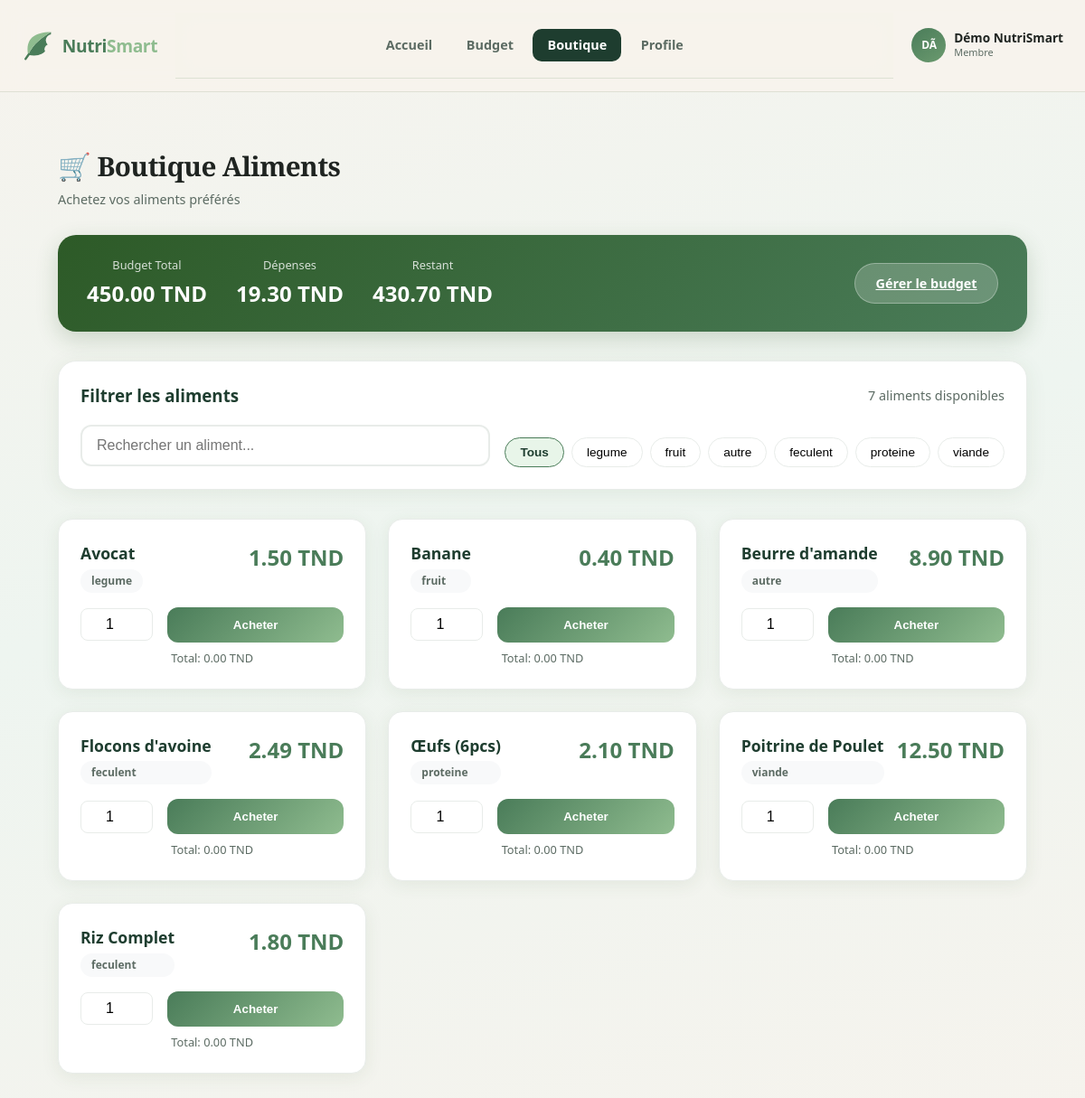
The page /Views/frontoffice/user-achat.php?user_id=1 on the database its author committed.
### tables this page shows
CREATE TABLE `utilisateur` (
  `id_utilisateur` int(10) UNSIGNED NOT NULL,
  `nom` varchar(120) NOT NULL,
  `email` varchar(255) NOT NULL,
  `mot_de_passe` varchar(255) NOT NULL,
  `role` varchar(50) NOT NULL DEFAULT 'utilisateur'
);

CREATE TABLE `budget` (
  `id_utilisateur` int(10) UNSIGNED NOT NULL,
  `montant` decimal(10,2) NOT NULL COMMENT 'The total budget limit',
  `date_creation` datetime NOT NULL DEFAULT current_timestamp()
);

CREATE TABLE `aliment` (
  `id` int(10) UNSIGNED NOT NULL,
  `nom` varchar(255) NOT NULL,
  `categorie` varchar(32) NOT NULL DEFAULT 'autre',
  `calories_100g` decimal(8,2) DEFAULT NULL COMMENT 'kcal / 100 g',
  `proteines_100g` decimal(8,2) DEFAULT NULL COMMENT 'g / 100 g',
  `glucides_100g` decimal(8,2) DEFAULT NULL,
  `lipides_100g` decimal(8,2) DEFAULT NULL,
  `prix` decimal(10,2) DEFAULT NULL COMMENT 'prix unitaire (référence)'
);

### config/db_connect.php (called while the page is built)
<?php
function getConnection() {
    $host = 'localhost';
    $db_name = 'nutrismart';
    $username = 'root';
    $password = '';
    static $pdo = null;
    if ($pdo === null) {
        try {
            $dsn = "mysql:host=$host;dbname=$db_name;charset=utf8mb4";
            $options = [
                PDO::ATTR_ERRMODE            => PDO::ERRMODE_EXCEPTION,
                PDO::ATTR_DEFAULT_FETCH_MODE => PDO::FETCH_ASSOC,
                PDO::ATTR_EMULATE_PREPARES   => false,
            ];
            $pdo = new PDO($dsn, $username, $password, $options);
        } catch (PDOException $e) {
            die("Database connection failed: " . $e->getMessage());
        }
    }
    return $pdo;
}
?>

### Services/UserService.php (called while the page is built, shortened)
<?php
require_once __DIR__ . '/../config/db_connect.php';
class UserService {
    private $db;
    public function __construct() {
        $this->db = getConnection();
    }
    public function getUserById($id) {
        $sql = "SELECT * FROM utilisateur WHERE id_utilisateur = ?";
        $stmt = $this->db->prepare($sql);
        $stmt->execute([$id]);
        return $stmt->fetch();
    }
}

### Services/BudgetService.php (called while the page is built, shortened)
<?php
require_once __DIR__ . '/../config/db_connect.php';
class BudgetService {
    private $db;
    public function __construct() {
        $this->db = getConnection();
    }
    public function getBudgetByUserId($userId) {
        $sql = "SELECT * FROM budget WHERE id_utilisateur = ?";
        $stmt = $this->db->prepare($sql);
        $stmt->execute([$userId]);
        return $stmt->fetch();
    }
}

### Services/AchatService.php (called while the page is built, shortened)
<?php
require_once __DIR__ . '/../config/db_connect.php';
class AchatService {
    private $db;
    public function __construct() {
        $this->db = getConnection();
    }
    public function getTotalDepensesByUserId($userId) {
        $sql = "SELECT COALESCE(SUM(prix_total), 0) as total FROM user_achat WHERE id_utilisateur = ?";
        $stmt = $this->db->prepare($sql);
        $stmt->execute([$userId]);
        $result = $stmt->fetch();
        return floatval($result['total']);
    }
}

### Services/AlimentService.php (called while the page is built, shortened)
<?php
require_once __DIR__ . '/../config/db_connect.php';
class AlimentService {
    private $db;
    public function __construct() {
        $this->db = getConnection();
    }
    public function getAllAliments() {
        $sql = "SELECT * FROM aliment ORDER BY nom ASC";
        $stmt = $this->db->prepare($sql);
        $stmt->execute();
        return $stmt->fetchAll();
    }
}

### Views/frontoffice/user-achat.php (the view, shortened to what this page needs)
<?php
$user_id = intval($_GET['user_id']);
require_once '../../Services/AlimentService.php';
require_once '../../Services/BudgetService.php';
require_once '../../Services/AchatService.php';
require_once '../../Services/UserService.php';
$alimentService = new AlimentService();
$budgetService = new BudgetService();
$achatService = new AchatService();
$userService = new UserService();
$user = $userService->getUserById($user_id);
$budget = $budgetService->getBudgetByUserId($user_id);
$totalDepenses = $achatService->getTotalDepensesByUserId($user_id);
$reste = $budget ? ($budget['montant'] - $totalDepenses) : 0;
$aliments = $alimentService->getAllAliments();
$categories = array_unique(array_column($aliments, 'categorie'));
?>
<!DOCTYPE html>
<html lang="fr">
<head>
    <link rel="stylesheet" href="../../css/mp-dashboard.css">
    <link rel="stylesheet" href="../../css/shared-styles.css">
    <link rel="stylesheet" href="../../css/style.css">
</head>
<body>
<div class="app app--fo-topnav">
<header class="fo-topnav">
    <a href="accueil.html" class="fo-topnav-brand">
        <span class="brand-mark" aria-hidden="true">
        </span>
        <span class="brand-text">
            <span class="brand-nutri">Nutri</span><span class="brand-smart">Smart</span>
        </span>
    </a>
    <nav class="fo-topnav-center">
        <a href="accueil.html" class="fo-topnav-link">Accueil</a>
        <a href="budget-user.php?user_id=<?php echo $user_id; ?>" class="fo-topnav-link">Budget</a>
        <a href="#" class="fo-topnav-link is-active">Boutique</a>
        <a href="profile.html" class="fo-topnav-link">Profile</a>
    </nav>
    <div class="fo-topnav-right">
        <div class="fo-topnav-user">
            <div class="sidebar-avatar" aria-hidden="true"><?php echo strtoupper(substr($user['nom'], 0, 2)); ?></div>
            <div>
                <div class="name"><?php echo htmlspecialchars($user['nom']); ?></div>
                <div class="badge">Membre</div>
            </div>
        </div>
    </div>
</header>
<main class="main">
    <div class="achat-page">
        <header class="main-header">
            <div>
                <h1 class="serif">🛒 Boutique Aliments</h1>
                <p class="date">Achetez vos aliments préférés</p>
            </div>
        </header>
        <div class="budget-banner">
            <div class="budget-info">
                <div class="budget-stat">
                    <div class="label">Budget Total</div>
                    <div class="value"><?php echo $budget ? number_format($budget['montant'], 2) : 'Non défini'; ?> TND</div>
                </div>
                <div class="budget-stat">
                    <div class="label">Dépenses</div>
                    <div class="value"><?php echo number_format($totalDepenses, 2); ?> TND</div>
                </div>
                <div class="budget-stat">
                    <div class="label">Restant</div>
                    <div class="value" style="color: <?php echo $reste < 0 ? '#e67e22' : '#ffffff'; ?>">
                        <?php echo number_format(max(0, $reste), 2); ?> TND
                    </div>
                </div>
            </div>
            <div>
                <a href="budget-user.php?user_id=<?php echo $user_id; ?>" class="btn" style="background: rgba(255,255,255,0.2); border: 1px solid rgba(255,255,255,0.3); color: white;">Gérer le budget</a>
            </div>
        </div>
        <div class="search-section">
            <div class="filters-row">
                <h3 style="margin: 0; color: #1e3d2f;">Filtrer les aliments</h3>
                <div class="results-count"><?php echo count($aliments); ?> aliments disponibles</div>
            </div>
            <div class="search-controls">
                <input type="text" class="search-input" id="searchInput" placeholder="Rechercher un aliment..." value="<?php echo isset($_GET['search']) ? htmlspecialchars($_GET['search']) : ''; ?>">
                <div class="category-filters">
                    <button class="category-btn <?php echo (!isset($_GET['category']) || empty($_GET['category'])) ? 'active' : ''; ?>" onclick="filterByCategory('')">Tous</button>
                    <?php foreach($categories as $category): ?>
                        <button class="category-btn <?php echo (isset($_GET['category']) && $_GET['category'] == $category) ? 'active' : ''; ?>" onclick="filterByCategory('<?php echo $category; ?>')"><?php echo htmlspecialchars($category); ?></button>
                    <?php endforeach; ?>
                </div>
            </div>
        </div>
        <div class="aliments-grid">
            <?php if (empty($aliments)): ?>
                <div class="empty-state">
                    <div class="icon">🍎</div>
                    <h3>Aucun aliment trouvé</h3>
                    <p>Essayez une autre recherche ou consultez toutes les catégories</p>
                </div>
            <?php else: ?>
                <?php foreach($aliments as $aliment): ?>
                    <div class="aliment-card">
                        <div class="aliment-header">
                            <div>
                                <div class="aliment-name"><?php echo htmlspecialchars($aliment['nom']); ?></div>
                                <div class="aliment-category"><?php echo htmlspecialchars($aliment['categorie']); ?></div>
                            </div>
                            <div class="aliment-price"><?php echo number_format($aliment['prix'], 2); ?> TND</div>
                        </div>
                        <form action="add-achat.php?user_id=<?php echo $user_id; ?>" method="POST">
                            <div class="purchase-form">
                                <input type="number" name="quantite" class="qty-input" value="1" min="1" max="99" required>
                                <button type="submit" class="buy-btn" <?php echo ($reste <= 0) ? 'disabled' : ''; ?>>
                                    <?php echo ($reste <= 0) ? 'Budget insuffisant' : 'Acheter'; ?>
                                </button>
                            </div>
                            <?php if ($reste > 0): ?>
                                <div style="text-align: center; margin-top: 0.5rem; font-size: 0.8rem; color: #5c6b63;">
                                    Total: <span id="total-<?php echo $aliment['id']; ?>">0.00</span> TND
                                </div>
                            <?php else: ?>
                                <div class="out-of-budget">Budget insuffisant pour effectuer des achats</div>
                            <?php endif; ?>
                        </form>
                    </div>
                <?php endforeach; ?>
            <?php endif; ?>
        </div>
    </div>
</main>
</body>
</html>

### css/mp-dashboard.css (style rules this page uses)
:root { --forest: #2d5a27; --forest-dark: #1e3d1a; --mint: #e8f5e9; --mint-deep: #c8e6c9; --bg: #f8f9fa; --white: #ffffff; --text: #1a1f1c; --muted: #6b7280; --border: #e8ece9; --orange: #f2994a; --yellow-meal: #e8b923; --green-meal: #4a7c59; --radius-lg: 20px; --radius-md: 14px; --shadow-card: 0 4px 24px rgba(45, 90, 39, 0.08); --sidebar-w: 260px; }
*, *::before, *::after { box-sizing: border-box; margin: 0; padding: 0; }
body { font-family: "Inter", system-ui, sans-serif; font-size: 15px; color: var(--text); background: var(--bg); min-height: 100vh; }
.serif { font-family: "Playfair Display", Georgia, serif; }
.app { display: flex; min-height: 100vh; }
.app--fo-topnav { flex-direction: column; min-height: 100vh; }
.fo-topnav { position: sticky; top: 0; z-index: 50; display: flex; align-items: center; justify-content: space-between; flex-wrap: wrap; gap: 0.75rem 1.25rem; padding: 0.9rem 1.5rem; background: rgba(247, 243, 236, 0.95); backdrop-filter: blur(12px); border-bottom: 1px solid rgba(45, 90, 39, 0.12); }
.fo-topnav-brand { display: flex; align-items: center; gap: 0.55rem; text-decoration: none; color: var(--forest-dark); }
.fo-topnav-brand .brand-text { font-size: 1.2rem; }
.fo-topnav-center { display: flex; align-items: center; gap: 0.35rem; flex: 1; justify-content: center; min-width: min(100%, 280px); }
.fo-topnav-link { font-size: 0.9rem; font-weight: 600; color: var(--muted); text-decoration: none; padding: 0.45rem 1rem; border-radius: 10px; transition: background 0.2s, color 0.2s; }
.fo-topnav-link.is-active { color: #fff; background: var(--forest); }
.fo-topnav-right { display: flex; align-items: center; gap: 1rem; flex-wrap: wrap; }
.fo-topnav-user { display: flex; align-items: center; gap: 0.55rem; }
.fo-topnav-user .sidebar-avatar { width: 38px; height: 38px; font-size: 0.75rem; }
.fo-topnav-user .name { font-weight: 600; font-size: 0.85rem; line-height: 1.2; }
.fo-topnav-user .badge { font-size: 0.68rem; color: var(--muted); }
.app--fo-topnav .main { flex: 1; width: 100%; max-width: none; }
.brand-mark { display: flex; align-items: center; justify-content: center; flex-shrink: 0; }
.brand-mark svg { display: block; }
.brand-text { font-size: 1.28rem; font-weight: 700; letter-spacing: -0.02em; line-height: 1.1; }
.brand-nutri { color: #4a7c59; }
.brand-smart { color: #8fbc8f; }
.sidebar-avatar { width: 44px; height: 44px; border-radius: 50%; flex-shrink: 0; background: linear-gradient(145deg, #4a7c59, #6b9a6f); color: #fff; font-weight: 700; font-size: 0.8rem; display: grid; place-items: center; letter-spacing: -0.02em; }
.main { flex: 1; min-width: 0; padding: 1.75rem 2rem 2.5rem; }
.main-header { display: flex; flex-wrap: wrap; align-items: flex-start; justify-content: space-between; gap: 1rem; margin-bottom: 1.75rem; }
.main-header h1 { font-size: clamp(1.5rem, 3vw, 1.85rem); font-weight: 700; letter-spacing: -0.02em; }
.main-header .date { color: var(--muted); font-size: 0.9rem; margin-top: 0.25rem; }

### css/shared-styles.css (style rules this page uses)
:root { --forest: #223c2a; --primary: #4a7c59; --mid: #8fbc8f; --lime: #c4d4a8; --orange: #f2994a; --peach: #f4a241; --cream: #f7f3ec; --sand: #ede8de; --white: #ffffff; --charcoal: #2a2c2a; --gray: #748074; --light-g: #c5d5c0; --r: 0.75rem; }
*, *::before, *::after { box-sizing: border-box; margin: 0; padding: 0; }
html { scroll-behavior: smooth; }
body { font-family: 'DM Sans', sans-serif; background: var(--cream); color: var(--charcoal); overflow-x: hidden; }
nav { position: sticky; top: 0; z-index: 100; display: flex; align-items: center; justify-content: space-between; padding: 1.1rem 3rem; background: rgba(247, 243, 236, 0.92); backdrop-filter: blur(14px); border-bottom: 1px solid rgba(45, 106, 45, 0.12); animation: slideDown .6s ease both; }

### rows shown on the page
utilisateur: nom "DÃ", nom "Démo NutriSmart"
budget: montant "450.00"
aliment: nom "Avocat", categorie "legume", prix "1.50"
aliment: nom "Banane", categorie "fruit", prix "0.40"
aliment: nom "Beurre d'amande", categorie "autre", prix "8.90"
aliment: nom "Flocons d'avoine", categorie "feculent", prix "2.49"
aliment: nom "Œufs (6pcs)", categorie "proteine", prix "2.10"
aliment: nom "Poitrine de Poulet", categorie "viande", prix "12.50"
aliment: nom "Riz Complet", categorie "feculent", prix "1.80"

### other values the page prints
$totalDepenses "19.30"
max(0, $reste) "430.70"
count($aliments) "7"
$category "legume"
$category "fruit"
$category "autre"
$category "feculent"
$category "proteine"
$category "viande"
